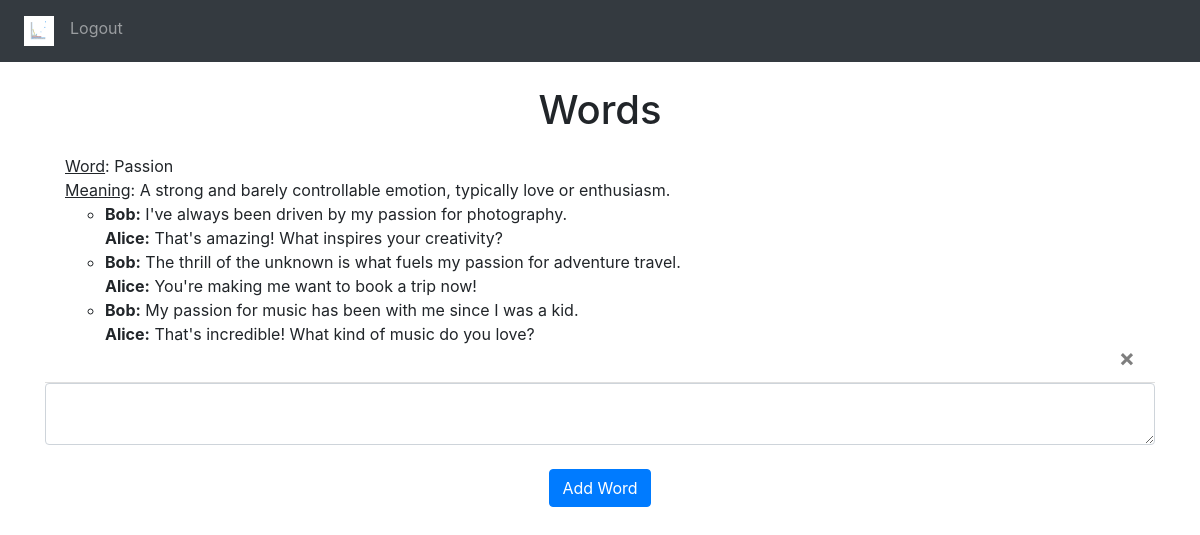
Page / (signed in) on the earlier database version.
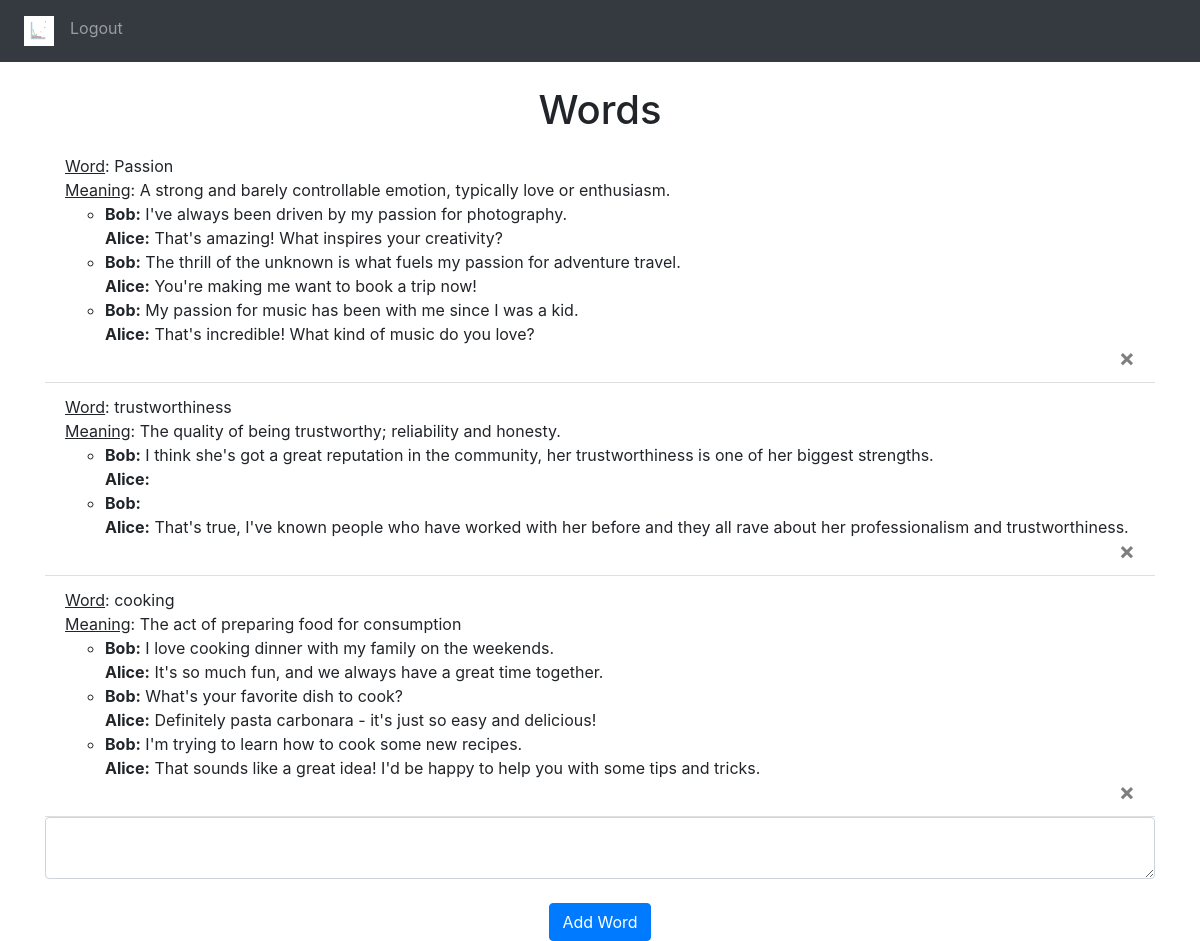
Same page on the later database version.
### website/models.py (models this page shows)
class Word(db.Model):
    id = db.Column(db.Integer, primary_key=True) # has autoincrement (default)
    data = db.Column(db.String(config.MAX_LEN_WORD))
    date = db.Column(db.DateTime(timezone=True), default=func.now())
    user_id = db.Column(db.Integer, db.ForeignKey('user.id'))
    word_info = db.Column(JSON)

### website/views.py (the view, shortened to what this page needs)
@views.route('/', methods=['GET', 'POST'])
@login_required
def home():
    return render_template("home.html", user=current_user)

### website/__init__.py (called while the page is built)
def create_app():
    app = Flask(__name__)
    app.config['SECRET_KEY'] = 'huasduofhaosudfhas' #TODO how to NOT disclose this private key
    app.config['SQLALCHEMY_DATABASE_URI'] = f'sqlite:///{DB_NAME}'
    db.init_app(app)
    from .views import views
    from .authn import authn
    app.register_blueprint(views, url_prefix='/')
    app.register_blueprint(authn, url_prefix='/')
    from .models import User, Word
    create_database(app)
    login_manager = LoginManager()
    login_manager.login_view = 'authn.login' # where users go if NOT loged-in
    login_manager.init_app(app)
    @login_manager.user_loader
    def load_user(id):
        return User.query.get(int(id)) # "int()" because we used the primary key as an Integer
    return app

### website/templates/home.html (shortened to what this page needs)
{% extends "base.html" %}
{% block content %}
    <br/>
    <h1 align="center">Words</h1>
    <ul class="list-group list-group-flush" id="words">
        {% for word in user.words %}
            <li class="list-group-item">
                <u>Word</u>: {{ word.data }}
                <br>
                <u>Meaning</u>: {{ word.word_info.definition }}
                <br>
                <ul>
                    {% for sentence in word.word_info.dialog %}
                        <li>
                            <strong>Bob:</strong> {{ sentence.person1 }}
                            <br>
                            <strong>Alice:</strong> {{ sentence.person2 }}
                            <br>
                        </li>
                    {% endfor %}
                </ul>
                <button type="button" class="close" onClick="deleteWord({{ word.id }})">
                <span aria-hidden="true">&times;</span>
                </button>
            </li>
        {% endfor %}
    </ul>
    <form method="POST">
    <textarea name="word" id="word" class="form-control"></textarea>
    <br />
    <div align="center">
        <button type="submit" class="btn btn-primary">Add Word</button>
    </div>
    </form>
{% endblock %}

### website/templates/base.html (shortened to what this page needs)
<!DOCTYPE html>
<html>
  <head>
    <link
      rel="stylesheet"
      href="https://stackpath.bootstrapcdn.com/bootstrap/4.4.1/css/bootstrap.min.css"
    />
    <link
      rel="stylesheet"
      href="https://stackpath.bootstrapcdn.com/font-awesome/4.7.0/css/font-awesome.min.css"
    />
  </head>
  <body>
    <nav class="navbar navbar-expand-lg navbar-dark bg-dark">
      <div class="collapse navbar-collapse" id="navbar">
        <div class="navbar-nav">
          {% if user.is_authenticated %}
            <a class="nav-item nav-link" id="home" href="/">
              <img src="../static/logo-lexigraph-3.png" alt="Home" style="height: 30px; width: 30px;">
            </a>
            <a class="nav-item nav-link" id="logout" href="/logout">Logout</a>
          {% else %}
            <a class="nav-item nav-link" id="login" href="/login">Login</a>
            <a class="nav-item nav-link" id="signUp" href="/sign-up">Sign Up</a>
          {% endif %}
        </div>
      </div>
    </nav>
    <div class="container">
      {% block content %}
      {% endblock %}
    </div>
  </body>
</html>

Differences in the rows shown:
added Word: data "trustworthiness", word_info.definition "The quality of being trustworthy; reliability and honesty.", person1 "I think she's got a great reputation in the community, her trustworthiness is one of her biggest strengths.", person2 "That's true, I've known people who have worked with her before and they all rave about her professionalism and trustworthiness."
added Word: data "cooking", word_info.definition "The act of preparing food for consumption", person1 "I love cooking dinner with my family on the weekends." "What's your favorite dish to cook?" "I'm trying to learn how to cook some new recipes.", person2 "It's so much fun, and we always have a great time together." "Definitely pasta carbonara - it's just so easy and delicious!" "That sounds like a great idea! I'd be happy to help you with some tips and tricks."
